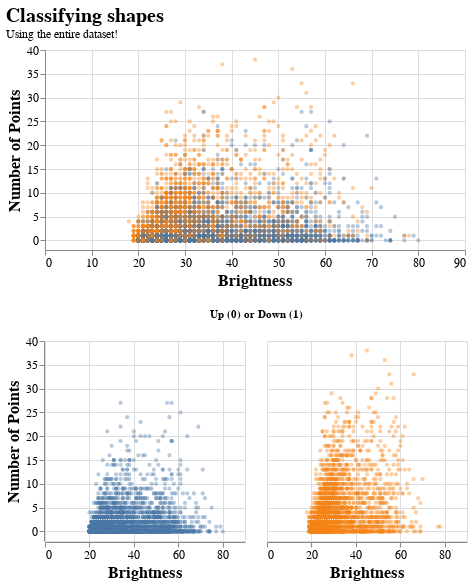

The notebook cell this image was saved under:
### Code cell
plot_title = alt.TitleParams(
    "Classifying shapes",
    subtitle=["Using a larger dataset!"],
)

plot_title = alt.TitleParams(
    "Classifying shapes",
    subtitle=["Using the entire dataset!"],
)

top = (
    alt.Chart(dfc2)
    .mark_point(size=5, opacity=0.4, clip=True)
    .encode(
        alt.X(
            "age",
            scale=alt.Scale(
                domain=[0, 90],
                nice=False,
            ),
            axis=alt.Axis(grid=True),
            title="Brightness"
        ),
        alt.Y(
            "priors",
            scale=alt.Scale(domain=[-2, 40],nice=False),
            axis=alt.Axis(values=list(np.arange(-2, 45)[2::5])),
            title="Number of Points"
        ),
        alt.Color("recidivate:N",legend=None),
    )
).properties(title=plot_title, width=420, height=200)

chart = (
    alt.Chart(dfc2)
    .mark_point(size=5, opacity=0.4, clip=True)
    .encode(
        alt.X(
            "age",
            scale=alt.Scale(
                domain=[0, 90],
                nice=False,
            ),
            axis=alt.Axis(grid=True),
            title="Brightness"
        ),
        alt.Y(
            "priors",
            scale=alt.Scale(domain=[-2, 40],nice=False),
            axis=alt.Axis(values=list(np.arange(-2, 45)[2::5])),
            title="Number of Points"
        ),
        alt.Color("recidivate:N",legend=None),
        alt.Facet("recidivate:N",title='Up (0) or Down (1)',header=alt.Header(labelFontSize=0)),
    )
).properties( width=200, height=200)

final = (top& chart).configure_title(anchor="start",fontSize=20).configure_axis(
    labelFontSize=12,
    titleFontSize=16
)

final

### Figure 1 — Vega-Lite specification as saved in the notebook (floating-point values rounded to 4 significant figures; data arrays with more than 128 entries replaced by an {"elided": "..."} marker saying what was removed)
{"config": {"view": {"continuousWidth": 400, "continuousHeight": 300}, "axis": {"labelFontSize": 12, "titleFontSize": 16}, "title": {"anchor": "start", "fontSize": 20}}, "vconcat": [{"mark": {"type": "point", "clip": true, "opacity": 0.4, "size": 5}, "encoding": {"color": {"field": "recidivate", "legend": null, "type": "nominal"}, "x": {"axis": {"grid": true}, "field": "age", "scale": {"domain": [0, 90], "nice": false}, "title": "Brightness", "type": "quantitative"}, "y": {"axis": {"values": [0.0, 5.0, 10.0, 15.0, 20.0, 25.0, 30.0, 35.0, 40.0]}, "field": "priors", "scale": {"domain": [-2, 40], "nice": false}, "title": "Number of Points", "type": "quantitative"}}, "height": 200, "title": {"text": "Classifying shapes", "subtitle": ["Using the entire dataset!"]}, "width": 420}, {"mark": {"type": "point", "clip": true, "opacity": 0.4, "size": 5}, "encoding": {"color": {"field": "recidivate", "legend": null, "type": "nominal"}, "facet": {"field": "recidivate", "header": {"labelFontSize": 0}, "title": "Up (0) or Down (1)", "type": "nominal"}, "x": {"axis": {"grid": true}, "field": "age", "scale": {"domain": [0, 90], "nice": false}, "title": "Brightness", "type": "quantitative"}, "y": {"axis": {"values": [0.0, 5.0, 10.0, 15.0, 20.0, 25.0, 30.0, 35.0, 40.0]}, "field": "priors", "scale": {"domain": [-2, 40], "nice": false}, "title": "Number of Points", "type": "quantitative"}}, "height": 200, "width": 200}], "data": {"name": "data-1fb0ecf4b0ca7e2b44f4417ec933f5d5"}, "$schema": "https://vega.github.io/schema/vega-lite/v4.17.0.json", "datasets": {"data-1fb0ecf4b0ca7e2b44f4417ec933f5d5": {"elided": "5278 records"}}}
